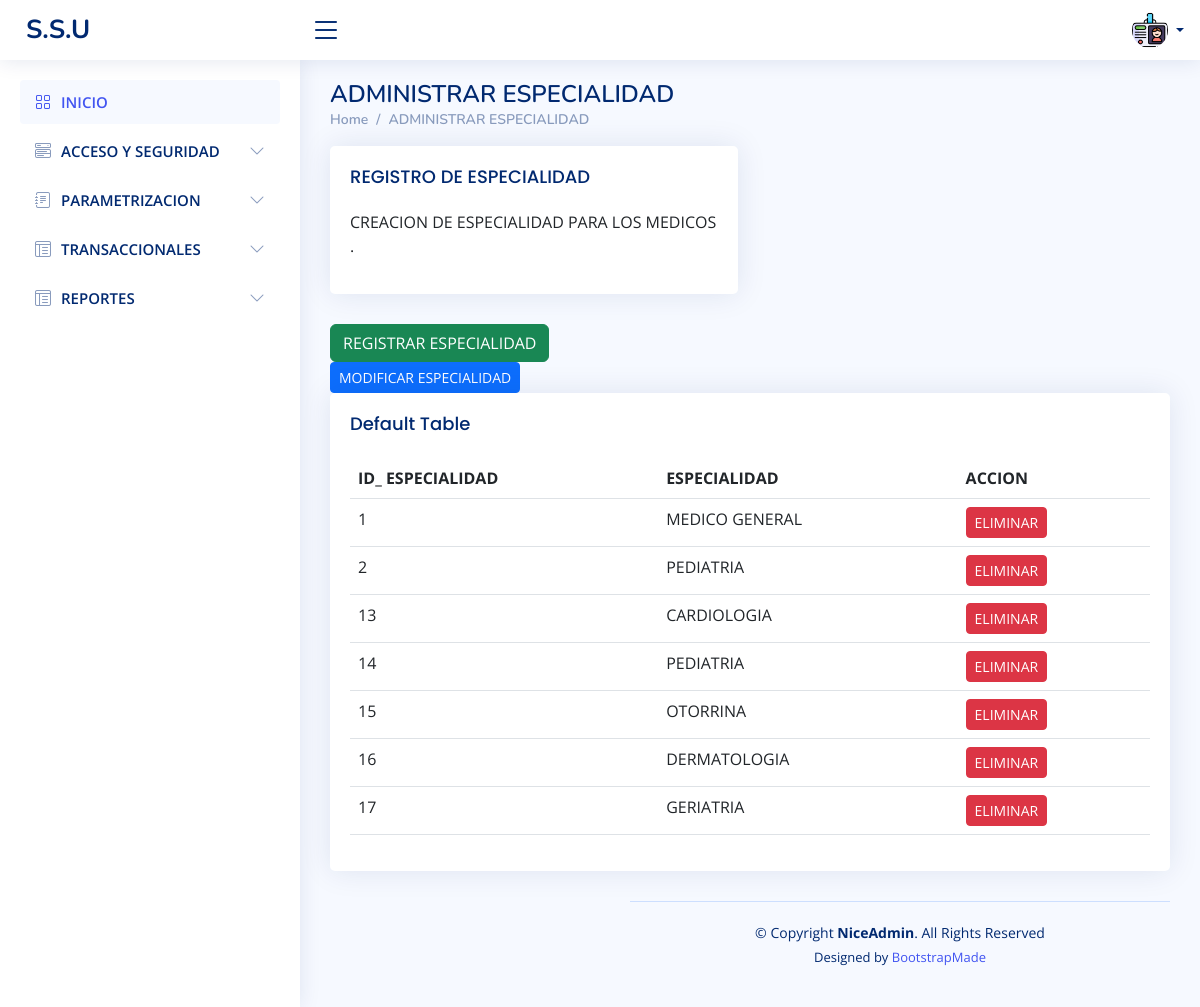
The page /CapaPresentacion/especialidad.php (signed in) on the database its author committed.
### tables this page shows
CREATE TABLE `tespecialidad` (
  `id_especialidad` int(11) NOT NULL,
  `nombre_especialidad` varchar(255) NOT NULL,
  `estado` int(1) DEFAULT 1
);

### CapaDato/conexion.php (called while the page is built, shortened)
<?php
class Database {
    private $host = 'localhost';
    private $username = 'admin';
    private $password = 'admssu00$$';
    private $database = 'test';
    private $conn;
    public function __construct() {
        $this->conn = new mysqli($this->host, $this->username, $this->password, $this->database);
    }
    public function getConn() {
    return $this->conn;
    }
}
?>

### CapaNegocio/especialidad.php (called while the page is built, shortened)
<?php
require_once( "../CapaDato/especialidadDAO.php" );
class especialidad
{
    public function __construct() {
        $this->database = new Database();
        $this->especialidad = new especialidadDAO($this->database);
    }
    public function tespecialidad(){
        return $this->especialidad->tespecialidad();
    }
}
?>

### CapaDato/especialidadDAO.php (called while the page is built, shortened)
<?php
require_once('../CapaDato/conexion.php');
class especialidadDAO {
    private $conn;
    public function __construct($database) {
        $this->database = $database;
        $this->conn = $this->database->getConn();
    }
    public function tespecialidad(){
        $sql = "SELECT * FROM tespecialidad";
        $result = $this->conn->query($sql);
        if ($result !== false) {
            if ($result->num_rows > 0) {
                $especialidades = array();
                while ($row = $result->fetch_assoc()) {
                    $especialidades[] = $row;
                }
                return $especialidades;
            } else {
                return array();
            }
        } else {
            return false;
        }
    }
    }
?>

### CapaPresentacion/especialidad.php (the view, shortened to what this page needs)
<?php
require_once "../CapaDato/conexion.php";
require_once "../CapaNegocio/especialidad.php";
$espe= new especialidad();
$tespecialidad = $espe->tespecialidad();
?>
<!DOCTYPE html>
<html lang="en">
<head>
  <link href="assets/vendor/bootstrap/css/bootstrap.min.css" rel="stylesheet">
  <link href="assets/vendor/bootstrap-icons/bootstrap-icons.css" rel="stylesheet">
  <link href="assets/vendor/boxicons/css/boxicons.min.css" rel="stylesheet">
  <link href="assets/vendor/quill/quill.snow.css" rel="stylesheet">
  <link href="assets/vendor/quill/quill.bubble.css" rel="stylesheet">
  <link href="assets/vendor/remixicon/remixicon.css" rel="stylesheet">
  <link href="assets/vendor/simple-datatables/style.css" rel="stylesheet">
  <link href="assets/css/style.css" rel="stylesheet">
</head>
<body>
  <header id="header" class="header fixed-top d-flex align-items-center">
    <div class="d-flex align-items-center justify-content-between">
      <a href="index.php" class="logo d-flex align-items-center">
        <span class="d-none d-lg-block">S.S.U</span>
      </a>
      <i class="bi bi-list toggle-sidebar-btn"></i>
    </div>
    <nav class="header-nav ms-auto">
      <ul class="d-flex align-items-center">
        <li class="nav-item d-block d-lg-none">
        <li class="nav-item dropdown pe-3">
          <a class="nav-link nav-profile d-flex align-items-center pe-0" href="#" data-bs-toggle="dropdown">
            <img src="assets/img/tarjeta.png" alt="Profile" class="rounded-circle">
            <span class="d-none d-md-block dropdown-toggle ps-2"></span>
          </a>
        </li>
      </ul>
    </nav>
  </header>
  <aside id="sidebar" class="sidebar">
    <ul class="sidebar-nav" id="sidebar-nav">
      <li class="nav-item">
        <a class="nav-link " href="index.php">
          <i class="bi bi-grid"></i>
          <span>INICIO</span>
        </a>
      </li>
      <li class="nav-item">
        <a class="nav-link collapsed" data-bs-target="#components-nav" data-bs-toggle="collapse" href="#">
          <i class="bi bi-menu-button-wide"></i><span>ACCESO Y SEGURIDAD</span><i class="bi bi-chevron-down ms-auto"></i>
        </a>
      </li>
      <li class="nav-item">
        <a class="nav-link collapsed" data-bs-target="#forms-nav" data-bs-toggle="collapse" href="#">
          <i class="bi bi-journal-text"></i><span>PARAMETRIZACION</span><i class="bi bi-chevron-down ms-auto"></i>
        </a>
      </li>
      <li class="nav-item">
        <a class="nav-link collapsed" data-bs-target="#tables-nav" data-bs-toggle="collapse" href="#">
          <i class="bi bi-layout-text-window-reverse"></i><span>TRANSACCIONALES</span><i class="bi bi-chevron-down ms-auto"></i>
        </a>
      </li>
      <li class="nav-item">
        <a class="nav-link collapsed" data-bs-target="#tables-nav" data-bs-toggle="collapse" href="#">
          <i class="bi bi-layout-text-window-reverse"></i><span>REPORTES</span><i class="bi bi-chevron-down ms-auto"></i>
        </a>
      </li>
    </ul>
  </aside>
  <main id="main" class="main">
    <div class="pagetitle">
      <h1>ADMINISTRAR ESPECIALIDAD</h1>
      <nav>
        <ol class="breadcrumb">
          <li class="breadcrumb-item"><a href="index.php">Home</a></li>
          <li class="breadcrumb-item">ADMINISTRAR ESPECIALIDAD</li>
        </ol>
      </nav>
    </div>
    <section class="section">
      <div class="row">
        <div class="col-lg-6">
          <div class="card">
            <div class="card-body">
              <h5 class="card-title">REGISTRO DE ESPECIALIDAD</h5>
              <p>CREACION DE ESPECIALIDAD PARA LOS MEDICOS .</p>
            </div>
          </div>
          <button type="button" class="btn btn-success" data-bs-toggle="modal" data-bs-target="#modalDialogScrollable">
                REGISTRAR ESPECIALIDAD
              </button>
              <a href="modificar_especialidad.php"class="btn btn-primary btn-sm">MODIFICAR ESPECIALIDAD</a>
</div>
      </div>
      <div class="card">
            <div class="card-body">
              <h5 class="card-title">Default Table</h5>
              <table class="table">
                  <thead>
                    <tr>
                      <th scope="col">ID_ ESPECIALIDAD</th>
                      <th scope="col">ESPECIALIDAD</th>
                      <th scope="col">ACCION</th>
                    </tr>
                  </thead>
                  <tbody>
                  <?php foreach ($tespecialidad as $especialidad) : ?>
                    <tr>
                        <td><?php echo $especialidad['id_especialidad']; ?></td>
                        <td><?php echo $especialidad['nombre_especialidad']; ?></td>
                        <td>
                         <button type="button" class="btn btn-danger btn-sm btn-eliminar" data-bs-toggle="modal" data-bs-target="#confirmarEliminarModal" data-id="<?php echo $especialidad['id_especialidad']; ?>">ELIMINAR</button>
                         </td>
                    </tr>
                        <?php endforeach; ?>
                  </tbody>
              </table>
            </div>
    </div>
    </section>
    <footer id="footer" class="footer">
    <div class="copyright">
      &copy; Copyright <strong><span>NiceAdmin</span></strong>. All Rights Reserved
    </div>
    <div class="credits">
      Designed by <a href="https://bootstrapmade.com/">BootstrapMade</a>
    </div>
  </footer>
</body>
</html>

### CapaPresentacion/assets/css/style.css (style rules this page uses)
:root { scroll-behavior: smooth; }
body { font-family: "Open Sans", sans-serif; background: #f6f9ff; color: #444444; }
a { color: #4154f1; text-decoration: none; }
h1, h2, h3, h4, h5, h6 { font-family: "Nunito", sans-serif; }
#main { margin-top: 60px; padding: 20px 30px; transition: all 0.3s; }
.pagetitle { margin-bottom: 10px; }
.pagetitle h1 { font-size: 24px; margin-bottom: 0; font-weight: 600; color: #012970; }
.card { margin-bottom: 30px; border: none; border-radius: 5px; box-shadow: 0px 0 30px rgba(1, 41, 112, 0.1); }
.card-title { padding: 20px 0 15px 0; font-size: 18px; font-weight: 500; color: #012970; font-family: "Poppins", sans-serif; }
.card-body { padding: 0 20px 20px 20px; }
.breadcrumb { font-size: 14px; font-family: "Nunito", sans-serif; color: #899bbd; font-weight: 600; }
.breadcrumb a { color: #899bbd; transition: 0.3s; }
.breadcrumb .breadcrumb-item::before { color: #899bbd; }
.logo { line-height: 1; }
@media (min-width: 1200px) { .logo { width: 280px; } }
.logo span { font-size: 26px; font-weight: 700; color: #012970; font-family: "Nunito", sans-serif; }
.header { transition: all 0.5s; z-index: 997; height: 60px; box-shadow: 0px 2px 20px rgba(1, 41, 112, 0.1); background-color: #fff; padding-left: 20px; }
.header .toggle-sidebar-btn { font-size: 32px; padding-left: 10px; cursor: pointer; color: #012970; }
.header-nav ul { list-style: none; }
.header-nav>ul { margin: 0; padding: 0; }
.header-nav .nav-profile { color: #012970; }
.header-nav .nav-profile img { max-height: 36px; }
.header-nav .nav-profile span { font-size: 14px; font-weight: 600; }
.sidebar { position: fixed; top: 60px; left: 0; bottom: 0; width: 300px; z-index: 996; transition: all 0.3s; padding: 20px; overflow-y: auto; scrollbar-width: thin; scrollbar-color: #aab7cf transparent; box-shadow: 0px 0px 20px rgba(1, 41, 112, 0.1); background-color: #fff; }
@media (min-width: 1200px) { #main, #footer { margin-left: 300px; } }
.sidebar-nav { padding: 0; margin: 0; list-style: none; }
.sidebar-nav li { padding: 0; margin: 0; list-style: none; }
.sidebar-nav .nav-item { margin-bottom: 5px; }
.sidebar-nav .nav-link { display: flex; align-items: center; font-size: 15px; font-weight: 600; color: #4154f1; transition: 0.3; background: #f6f9ff; padding: 10px 15px; border-radius: 4px; }
.sidebar-nav .nav-link i { font-size: 16px; margin-right: 10px; color: #4154f1; }
.sidebar-nav .nav-link.collapsed { color: #012970; background: #fff; }
.sidebar-nav .nav-link.collapsed i { color: #899bbd; }
.sidebar-nav .nav-link .bi-chevron-down { margin-right: 0; transition: transform 0.2s ease-in-out; }
.footer { padding: 20px 0; font-size: 14px; transition: all 0.3s; border-top: 1px solid #cddfff; }
.footer .copyright { text-align: center; color: #012970; }
.footer .credits { padding-top: 5px; text-align: center; font-size: 13px; color: #012970; }

### rows shown on the page
tespecialidad: id_especialidad "1", nombre_especialidad "MEDICO GENERAL"
tespecialidad: id_especialidad "2", nombre_especialidad "PEDIATRIA"
tespecialidad: id_especialidad "13", nombre_especialidad "CARDIOLOGIA"
tespecialidad: id_especialidad "14", nombre_especialidad "PEDIATRIA"
tespecialidad: id_especialidad "15", nombre_especialidad "OTORRINA"
tespecialidad: id_especialidad "16", nombre_especialidad "DERMATOLOGIA"
tespecialidad: id_especialidad "17", nombre_especialidad "GERIATRIA"
